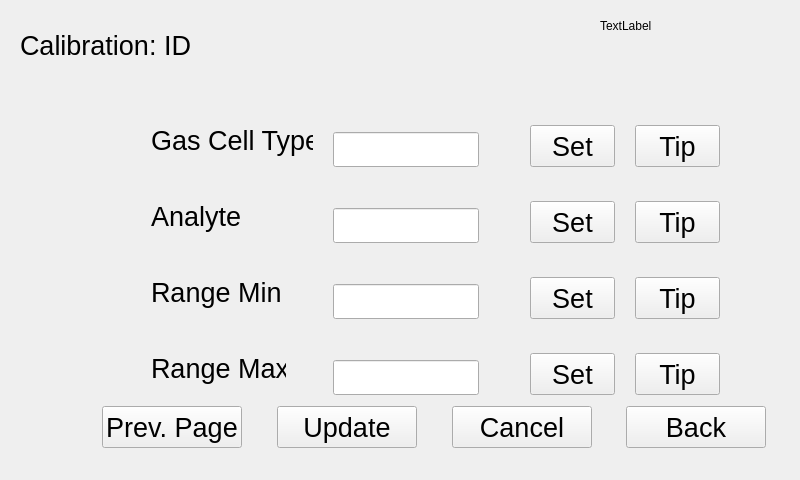
<?xml version="1.0" encoding="UTF-8"?>
<ui version="4.0">
 <class>IDDlg2</class>
 <widget class="QWidget" name="IDDlg2">
  <property name="geometry">
   <rect>
    <x>0</x>
    <y>0</y>
    <width>800</width>
    <height>480</height>
   </rect>
  </property>
  <property name="windowTitle">
   <string>Form</string>
  </property>
  <widget class="QLabel" name="label">
   <property name="geometry">
    <rect>
     <x>20</x>
     <y>20</y>
     <width>211</width>
     <height>51</height>
    </rect>
   </property>
   <property name="text">
    <string>&lt;html&gt;&lt;head/&gt;&lt;body&gt;&lt;p&gt;&lt;span style=&quot; font-size:20pt;&quot;&gt;Calibration:  ID&lt;/span&gt;&lt;/p&gt;&lt;/body&gt;&lt;/html&gt;</string>
   </property>
  </widget>
  <widget class="QLabel" name="label_2">
   <property name="geometry">
    <rect>
     <x>151</x>
     <y>125</y>
     <width>162</width>
     <height>32</height>
    </rect>
   </property>
   <property name="text">
    <string>&lt;html&gt;&lt;head/&gt;&lt;body&gt;&lt;p&gt;&lt;span style=&quot; font-size:20pt;&quot;&gt;Gas Cell Type&lt;/span&gt;&lt;/p&gt;&lt;/body&gt;&lt;/html&gt;</string>
   </property>
  </widget>
  <widget class="QLabel" name="label_3">
   <property name="geometry">
    <rect>
     <x>151</x>
     <y>201</y>
     <width>94</width>
     <height>32</height>
    </rect>
   </property>
   <property name="text">
    <string>&lt;html&gt;&lt;head/&gt;&lt;body&gt;&lt;p&gt;&lt;span style=&quot; font-size:20pt;&quot;&gt;Analyte&lt;/span&gt;&lt;/p&gt;&lt;/body&gt;&lt;/html&gt;</string>
   </property>
  </widget>
  <widget class="QLabel" name="label_4">
   <property name="geometry">
    <rect>
     <x>151</x>
     <y>277</y>
     <width>130</width>
     <height>32</height>
    </rect>
   </property>
   <property name="text">
    <string>&lt;html&gt;&lt;head/&gt;&lt;body&gt;&lt;p&gt;&lt;span style=&quot; font-size:20pt;&quot;&gt;Range Min&lt;/span&gt;&lt;/p&gt;&lt;/body&gt;&lt;/html&gt;</string>
   </property>
  </widget>
  <widget class="QLabel" name="label_5">
   <property name="geometry">
    <rect>
     <x>151</x>
     <y>353</y>
     <width>135</width>
     <height>32</height>
    </rect>
   </property>
   <property name="text">
    <string>&lt;html&gt;&lt;head/&gt;&lt;body&gt;&lt;p&gt;&lt;span style=&quot; font-size:20pt;&quot;&gt;Range Max&lt;/span&gt;&lt;/p&gt;&lt;/body&gt;&lt;/html&gt;</string>
   </property>
  </widget>
  <widget class="QLabel" name="dateTime">
   <property name="geometry">
    <rect>
     <x>600</x>
     <y>20</y>
     <width>54</width>
     <height>12</height>
    </rect>
   </property>
   <property name="text">
    <string>TextLabel</string>
   </property>
  </widget>
  <widget class="QLineEdit" name="CellModel_lineEdit">
   <property name="geometry">
    <rect>
     <x>333</x>
     <y>132</y>
     <width>146</width>
     <height>35</height>
    </rect>
   </property>
   <property name="font">
    <font>
     <pointsize>20</pointsize>
    </font>
   </property>
  </widget>
  <widget class="QLineEdit" name="Analyte_lineEdit">
   <property name="geometry">
    <rect>
     <x>333</x>
     <y>208</y>
     <width>146</width>
     <height>35</height>
    </rect>
   </property>
   <property name="font">
    <font>
     <pointsize>20</pointsize>
    </font>
   </property>
  </widget>
  <widget class="QLineEdit" name="RangeMin_lineEdit">
   <property name="geometry">
    <rect>
     <x>333</x>
     <y>284</y>
     <width>146</width>
     <height>35</height>
    </rect>
   </property>
   <property name="font">
    <font>
     <pointsize>20</pointsize>
    </font>
   </property>
  </widget>
  <widget class="QLineEdit" name="RangeMax_lineEdit">
   <property name="geometry">
    <rect>
     <x>333</x>
     <y>360</y>
     <width>146</width>
     <height>35</height>
    </rect>
   </property>
   <property name="font">
    <font>
     <pointsize>20</pointsize>
    </font>
   </property>
  </widget>
  <widget class="QPushButton" name="airchamberversionTip">
   <property name="geometry">
    <rect>
     <x>635</x>
     <y>125</y>
     <width>85</width>
     <height>42</height>
    </rect>
   </property>
   <property name="font">
    <font>
     <pointsize>20</pointsize>
    </font>
   </property>
   <property name="text">
    <string>Tip</string>
   </property>
  </widget>
  <widget class="QPushButton" name="analytesTip">
   <property name="geometry">
    <rect>
     <x>635</x>
     <y>201</y>
     <width>85</width>
     <height>42</height>
    </rect>
   </property>
   <property name="font">
    <font>
     <pointsize>20</pointsize>
    </font>
   </property>
   <property name="text">
    <string>Tip</string>
   </property>
  </widget>
  <widget class="QPushButton" name="minimunvalueoftherangeTip">
   <property name="geometry">
    <rect>
     <x>635</x>
     <y>277</y>
     <width>85</width>
     <height>42</height>
    </rect>
   </property>
   <property name="font">
    <font>
     <pointsize>20</pointsize>
    </font>
   </property>
   <property name="text">
    <string>Tip</string>
   </property>
  </widget>
  <widget class="QPushButton" name="maximunvalueoftherangeTip">
   <property name="geometry">
    <rect>
     <x>635</x>
     <y>353</y>
     <width>85</width>
     <height>42</height>
    </rect>
   </property>
   <property name="font">
    <font>
     <pointsize>20</pointsize>
    </font>
   </property>
   <property name="text">
    <string>Tip</string>
   </property>
  </widget>
  <widget class="QPushButton" name="back">
   <property name="geometry">
    <rect>
     <x>626</x>
     <y>406</y>
     <width>140</width>
     <height>42</height>
    </rect>
   </property>
   <property name="font">
    <font>
     <pointsize>20</pointsize>
    </font>
   </property>
   <property name="text">
    <string>Back</string>
   </property>
  </widget>
  <widget class="QPushButton" name="cancel">
   <property name="geometry">
    <rect>
     <x>452</x>
     <y>406</y>
     <width>140</width>
     <height>42</height>
    </rect>
   </property>
   <property name="font">
    <font>
     <pointsize>20</pointsize>
    </font>
   </property>
   <property name="text">
    <string>Cancel</string>
   </property>
  </widget>
  <widget class="QPushButton" name="ok">
   <property name="geometry">
    <rect>
     <x>277</x>
     <y>406</y>
     <width>140</width>
     <height>42</height>
    </rect>
   </property>
   <property name="font">
    <font>
     <pointsize>20</pointsize>
    </font>
   </property>
   <property name="text">
    <string>Update</string>
   </property>
  </widget>
  <widget class="QPushButton" name="CellModel_change">
   <property name="geometry">
    <rect>
     <x>530</x>
     <y>125</y>
     <width>85</width>
     <height>42</height>
    </rect>
   </property>
   <property name="font">
    <font>
     <pointsize>20</pointsize>
    </font>
   </property>
   <property name="text">
    <string>Set</string>
   </property>
  </widget>
  <widget class="QPushButton" name="Analyte_change">
   <property name="geometry">
    <rect>
     <x>530</x>
     <y>201</y>
     <width>85</width>
     <height>42</height>
    </rect>
   </property>
   <property name="font">
    <font>
     <pointsize>20</pointsize>
    </font>
   </property>
   <property name="text">
    <string>Set</string>
   </property>
  </widget>
  <widget class="QPushButton" name="RangeMin_change">
   <property name="geometry">
    <rect>
     <x>530</x>
     <y>277</y>
     <width>85</width>
     <height>42</height>
    </rect>
   </property>
   <property name="font">
    <font>
     <pointsize>20</pointsize>
    </font>
   </property>
   <property name="text">
    <string>Set</string>
   </property>
  </widget>
  <widget class="QPushButton" name="RangeMax_change">
   <property name="geometry">
    <rect>
     <x>530</x>
     <y>353</y>
     <width>85</width>
     <height>42</height>
    </rect>
   </property>
   <property name="font">
    <font>
     <pointsize>20</pointsize>
    </font>
   </property>
   <property name="text">
    <string>Set</string>
   </property>
  </widget>
  <widget class="QPushButton" name="pageUp">
   <property name="geometry">
    <rect>
     <x>102</x>
     <y>406</y>
     <width>140</width>
     <height>42</height>
    </rect>
   </property>
   <property name="font">
    <font>
     <pointsize>20</pointsize>
    </font>
   </property>
   <property name="text">
    <string>Prev. Page</string>
   </property>
  </widget>
 </widget>
 <resources/>
 <connections/>
</ui>
